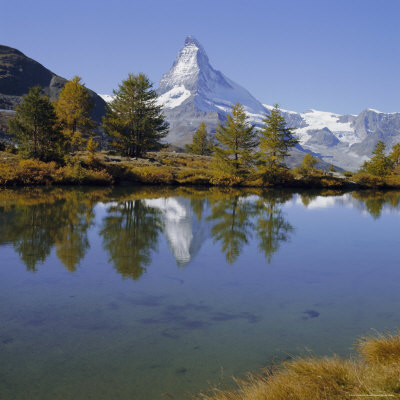
#> input picture scene5.jpg, 400 x 400 px
$ python seam_carving.py
#> lines starting #> are read from the running program, lines starting #| are printed output that depends on the picture
import cv2
import numpy as np
from matplotlib import pyplot as plt
from matplotlib.pylab import cm

keptImage = None

def random(image):

    img = cv2.cvtColor(image,cv2.COLOR_BGR2GRAY)
    x = len(img)
    y = len(img[0])

    DP = [[]]

    for i in range(y):
        DP[0].append(img[0][i])
    for i in range(1,x):
        DP.append([])
        for j in range(y):
            DP[i].append(0)
    for i in range(1,x):
        for j in range(y):
            if j == 0:
                DP[i][j] = min(DP[i-1][j], DP[i-1][j+1]) + img[i][j]
            elif j == y-1:
                DP[i][j] = min(DP[i-1][j-1], DP[i-1][j]) + img[i][j]
            else:
                DP[i][j] = min(DP[i-1][j-1], DP[i-1][j], DP[i-1][j+1]) + img[i][j]

    min1 = 100000000000000000
    index = 0
    for i in range(y):
        if DP[x-1][i] < min1:
            min1 = DP[x-1][i]
            index = i

    S = [index]
    a = x-1
    b = index
    while a > 0:
        if b > 0 and (DP[a][b] - img[a][b]) == DP[a-1][b-1]:
            S.append(b)
            a -= 1
            b -= 1
        elif b < y-1 and (DP[a][b] - img[a][b]) == DP [a-1][b+1]:
            S.append(b)
            a -= 1
            b += 1
        else:
            S.append(b)
            a -= 1
    new_img = np.zeros((x,y-1,3), np.uint8)
    path = S[::-1]
    for i in range(x):
        temp_lst = []
        for j in range(len(img[i])):
            if j != path[i]:
                temp_lst.append(image[i][j])
            else:
                img[i][j] = 0
        new_img[i] = np.array(temp_lst)

    cv2.imshow("test", new_img)
    return new_img
if __name__ == '__main__':
    image = cv2.imread("scene5.jpg")
#> image is the input picture: shape (400, 400, 3); mean B, G, R 120.8, 106, 98.1
    cv2.imshow("original", image)
    for i in range(100):
        temp = random(image)
        image = temp
#> this loop made 100 passes
#> y in random on passes 1 to 12: 400, 399, 398, 397, 396, 395, 394, 393, 392, 391, 390, 389
#> pass 1, in random, `img = cv2.cvtColor(image,cv2.COLOR_BGR2GRAY)`:
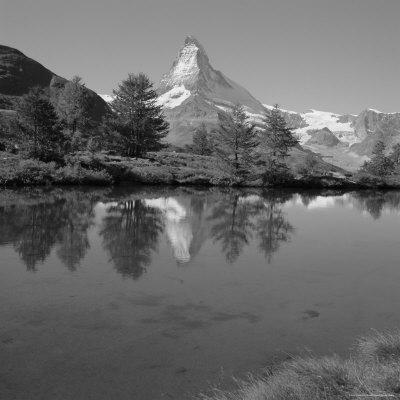
#> img: shape (400, 400); min 0, max 246, mean 105.3
#> pass 1, in random, `cv2.imshow("test", new_img)`:
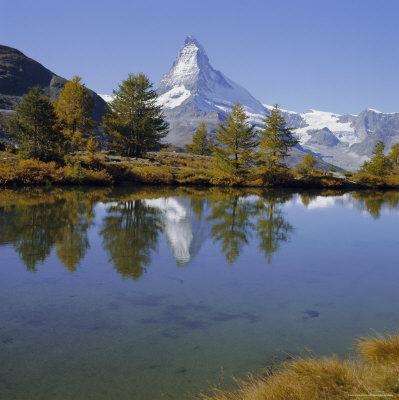
#> window 'test': shape (400, 399, 3); mean B, G, R 120.8, 106, 98.1
#> pass 2, in random (call 2), `cv2.imshow("test", new_img)`:
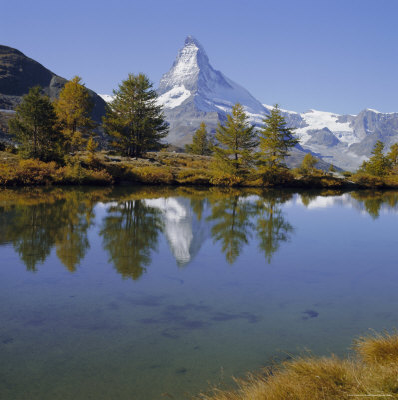
#> window 'test': shape (400, 398, 3); mean B, G, R 120.7, 105.9, 98.1
#> after the loop:
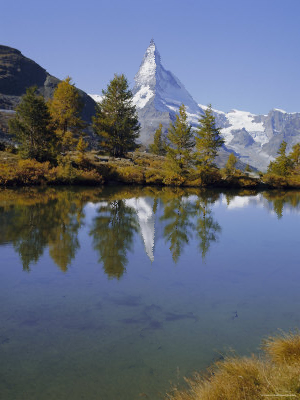
#> image: shape (400, 300, 3); mean B, G, R 120.2, 105.4, 97.6
